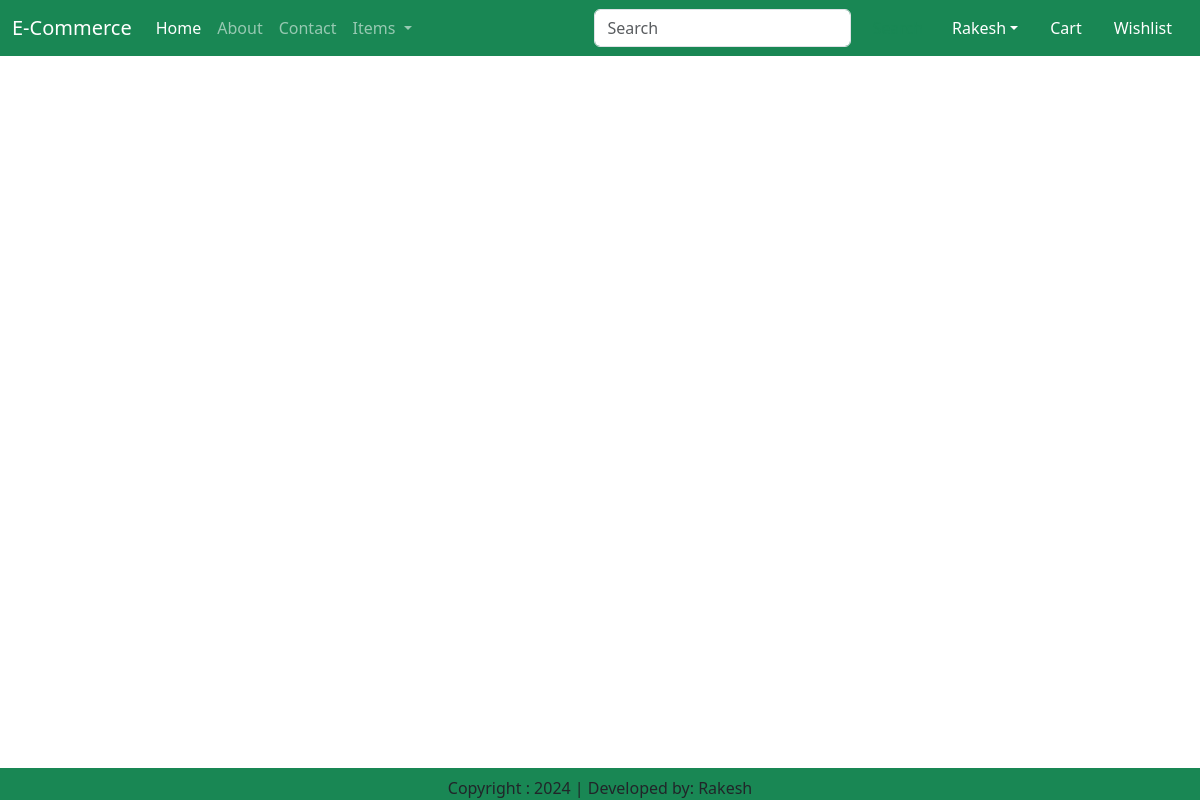
The page /cart (signed in) on the database as committed earlier.
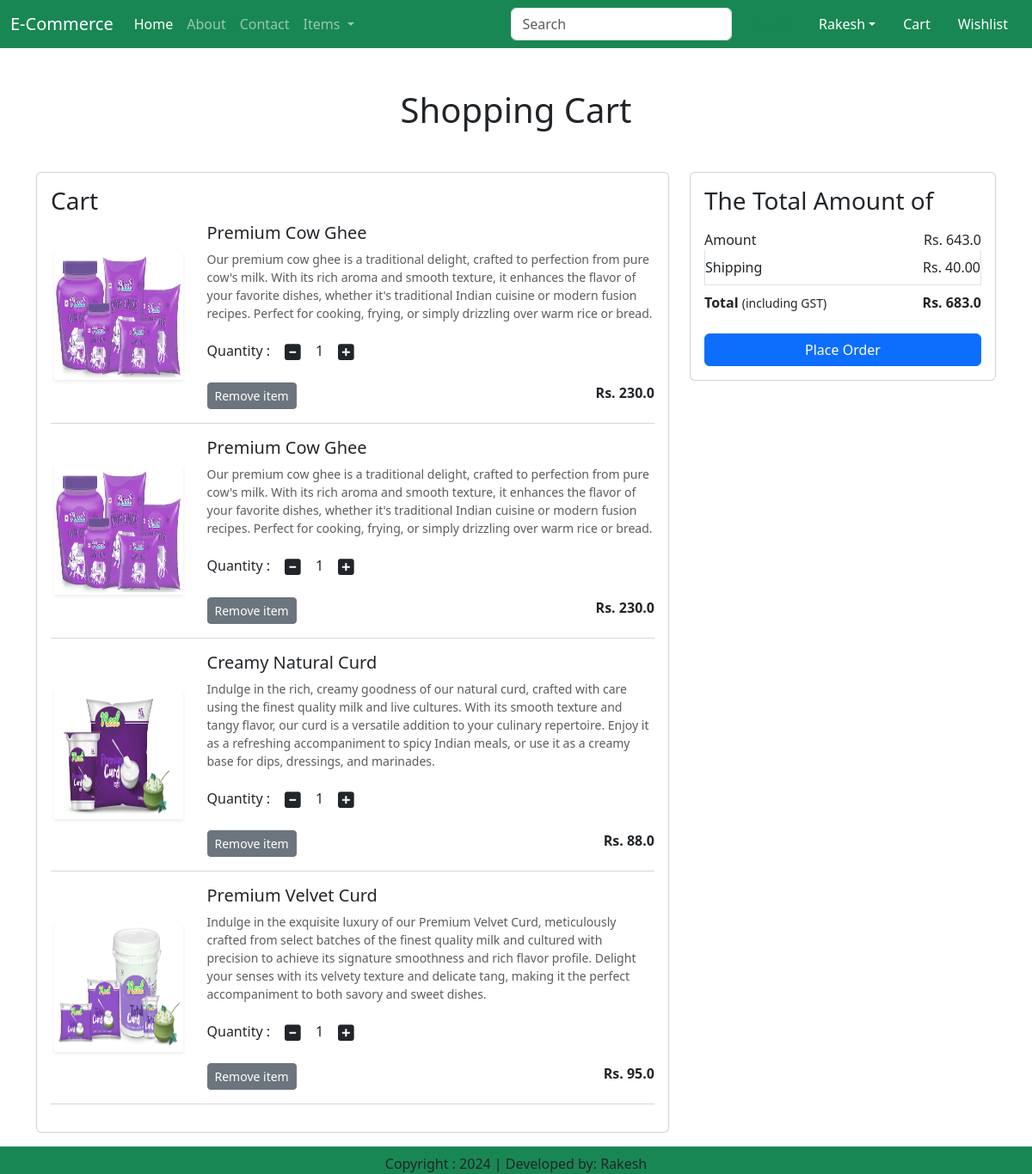
The same page on the database as committed later.
### EcApp/models.py (models this page shows, shortened)
class Cart(models.Model):
    user = models.ForeignKey(User,on_delete=models.CASCADE)
    product = models.ForeignKey(Product,on_delete=models.CASCADE)
    quantity = models.PositiveIntegerField(default=1)

class Product (models.Model):
    title = models.CharField(max_length=100)
    selling_price = models.FloatField()
    discounted_price = models.FloatField( )
    description = models.TextField()
    composition = models.TextField(default='')
    prodapp = models.TextField(default='')
    category = models.CharField (choices = CATEGORY_CHOICES, max_length=2)
    product_image = models.ImageField(upload_to=' product')

### EcApp/views.py (the view)
def show_cart(request):
    user = request.user
    cart = Cart.objects.filter(user=user)
    amount = 0
    for p in cart:
        value = p.quantity * p.product.discounted_price
        amount += value
        totalamount = amount + 40
    return render(request,'addtocart.html',locals())

### EcApp/templates/addtocart.html (shortened to what this page needs)
{% extends 'base.html' %}
{% load static %}
{% block main-content %}
<div class="container my-5">
    <div class="row">
        {% if cart %}
        <h1 class="text-center mb-5">Shopping Cart</h1>
        <div class="col-sm-8">
            <div class="card">
                <div class="card-body">
                    <h3>Cart</h3>
                    {% for item in cart %}
                    <div class="row">
                        <div class="col-sm-3 text-center align-self-center"><img
                                src="{{item.product.product_image.url}}" alt="" srcset=""
                                class="img-fluidimg-thumbnail shadow-sm" height="150" width="150"></div>
                        <div class="col-sm-9">
                            <div>
                                <h5>{{item.product.title}}</h5>
                                <p class="mb-2 text-muted small">{{item.product.description}}</p>
                                <div class="my-3">
                                    <label for="quantity">Quantity :</label>
                                        <a class="minus-cart btn" pid= {{item.product.id}} ><i
                                                class="fas fa-minus-square fa-lg"></i></a>
                                        <span id="quantity">{{item.quantity}}</span>
                                        <a class="plus-cart btn" pid={{item.product.id}}><i
                                                class="fas fa-plus-square fa-lg"></i></a>
                                </div>
                                <div class="d-flex justify-content-between">
                                    <a href="#" class="remove-cart btn btn-sm btn-secondary mr-3"
                                       pid={{item.product.id}}>Remove item </a>
                                    <p class="mb-0"><span><strong>Rs. {{item.product.discounted_price}}</strong></span>
                                    </p>
                                </div>
                            </div>
                        </div>
                    </div>
                    <hr class="text-muted">
                    {% endfor %}
                </div>
            </div>
        </div>
        <div class="col-sm-4">
            <div class="card">
                <div class="card-body">
                    <h3>The Total Amount of</h3>
                    <ul class="list-group">
                        <li class="list-group-item d-flex justify-content-between align-items-center border-0 px-0 pb-0">
                            Amount<span id="amount">Rs. {{amount}}</span>
                        </li>
                        <li class="list-group-item d-flex justify-content-between align-items-center px-0">
                            Shipping<span>Rs. 40.00</span></li>
                        <li class="list-group-item d-flex justify-content-between align-items-center border-0 px-0 mb-3">
                            <div>
                                <strong>Total</strong> <small>(including GST)</small>
                            </div>
                            <span id="totalamount"><strong>Rs. {{totalamount}}</strong></span>
                        </li>
                    </ul>
                    <div class="d-grid"><a href="{% url 'checkout' %}" class="btn btn-primary">Place Order</a></div>
                </div>
            </div>
        </div>
        {% endif %}
    </div>
</div>
{% endblock %}

### EcApp/templates/base.html (shortened to what this page needs)
<!doctype html>
<html lang="en">
<head>
    {% load static %}
    <link rel="stylesheet" href="https://cdnjs.cloudflare.com/ajax/libs/font-awesome/4.7.0/css/font-awesome.min.css">
    <link href="https://cdn.jsdelivr.net/npm/bootstrap@5.3.3/dist/css/bootstrap.min.css" rel="stylesheet"
>
    <link rel="stylesheet" href="https://cdnjs.cloudflare.com/ajax/libs/bootstrap/5.3.0/css/bootstrap.min.css">
        <link rel="stylesheet" href="https://cdnjs.cloudflare.com/ajax/libs/font-awesome/5.15.4/css/all.min.css" />
    <link rel="stylesheet" href="{% static 'css/owl.carousel.min.css' %}">
    <link rel="stylesheet" href="{% static 'css/all.min.css' %}">
    <link rel="stylesheet" href="{% static 'css/style.css' %}">
    <link rel="stylesheet" href="{% static 'css/nav' %}">
</head>
<body>
<nav class="navbar navbar-expand-lg navbar-dark bg-success ">
    <div class="container-fluid">
        <a class="navbar-brand" href="{% url 'home' %}">E-Commerce</a>
        <div class="collapse navbar-collapse" id="navbarSupportedContent">
            <ul class="navbar-nav me-auto mb-2 mb-lg-0">
                <li class="nav-item">
                    <a class="nav-link active" aria-current="page" href="{% url 'home' %}">Home</a>
                </li>
                {% if request.user.is_authenticated %}
                <li class="nav-item">
                    <a class="nav-link" href="{% url 'about' %}">About</a>
                </li>
                <li class="nav-item">
                    <a class="nav-link" href="{% url 'contact' %}">Contact</a>
                </li>
                <li class="nav-item dropdown">
                    <a class="nav-link dropdown-toggle" href="#" role="button" data-bs-toggle="dropdown"
                       aria-expanded="false">
                        Items
                    </a>
                </li>
            </ul>
            <form class="d-flex" role="search">
                <input class="form-control me-2" type="search" placeholder="Search" aria-label="Search">
                <button class="btn btn-outline-success" type="submit">Search</button>
            </form>
        </div>
        <ul class="navbar-nav me-auto mb-2 mb-lg-0">
            <li class="nav-item dropdown mx-2">
                <a class="nav-link dropdown-toggle text-white" href="#" id="profileDropdown" role="button"
                   data-bs-toggle="dropdown" aria-expanded="false">Rakesh</a>
            </li>
            <li class="nav-item mx-2">
                <a href="#" class="nav-link text-white">Cart</a>
            </li>
            <li class="nav-item mx-2">
                <a href="#" class="nav-link text-white">Wishlist</a>
            </li>
        {% endif %}
    </div>
</nav>
{% block main-content %}{% endblock main-content %}
<footer class="container-fluid bg-success text-center pt-2 mt-5 fixed-bottom"> Copyright : 2024 | Developed by: Rakesh</footer>
</body>
</html>

Rows that differ between the two databases and show on the page:
added Cart: product.product_image (picture), product "Premium Cow Ghee", product.description "Our premium cow ghee is a traditional delight, crafted to perfection from pure cow's milk. With its rich aroma and smooth texture, it enhances the flavor of your favorite dishes, whether it's traditional Indian cuisine or modern fusion recipes. Perfect for cooking, frying, or simply drizzling over warm rice or bread.", quantity "1", product.discounted_price "230.0"
added Cart: product.product_image (picture), product "Premium Cow Ghee", product.description "Our premium cow ghee is a traditional delight, crafted to perfection from pure cow's milk. With its rich aroma and smooth texture, it enhances the flavor of your favorite dishes, whether it's traditional Indian cuisine or modern fusion recipes. Perfect for cooking, frying, or simply drizzling over warm rice or bread.", quantity "1", product.discounted_price "230.0"
added Cart: product.product_image (picture), product "Creamy Natural Curd", product.description "Indulge in the rich, creamy goodness of our natural curd, crafted with care using the finest quality milk and live cultures. With its smooth texture and tangy flavor, our curd is a versatile addition to your culinary repertoire. Enjoy it as a refreshing accompaniment to spicy Indian meals, or use it as a creamy base for dips, dressings, and marinades.", quantity "1", product.discounted_price "88.0"
added Cart: product.product_image (picture), product "Premium Velvet Curd", product.description "Indulge in the exquisite luxury of our Premium Velvet Curd, meticulously crafted from select batches of the finest quality milk and cultured with precision to achieve its signature smoothness and rich flavor profile. Delight your senses with its velvety texture and delicate tang, making it the perfect accompaniment to both savory and sweet dishes.", quantity "1", product.discounted_price "95.0"
Other text that changed with them:
{{ amount }}: (not shown) → "643.0"
{{ totalamount }}: (not shown) → "683.0"
text now shown: "Shopping Cart Cart The Total Amount of Amount Rs. Shipping Rs. 40.00 Total (including GST) Rs. Place Order"
